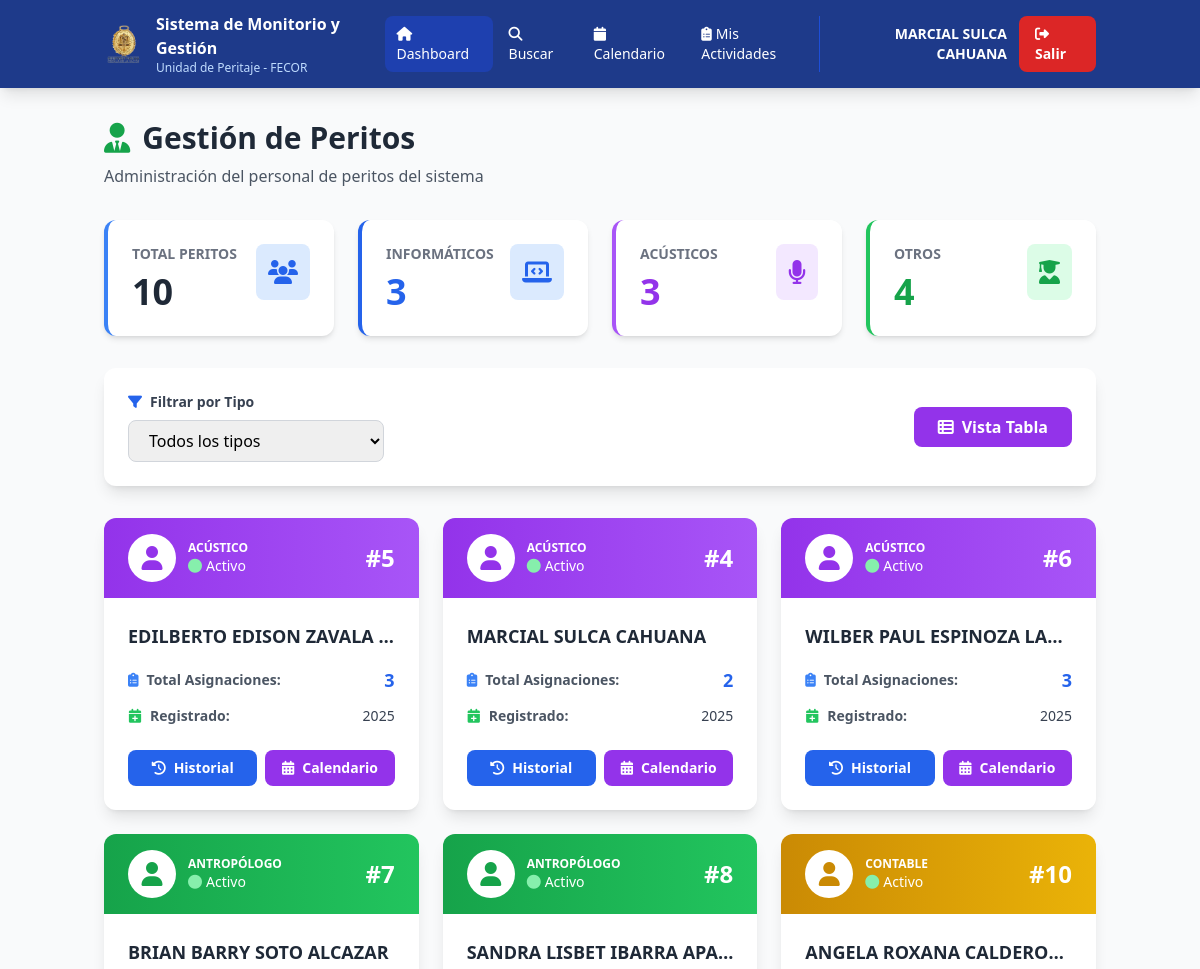
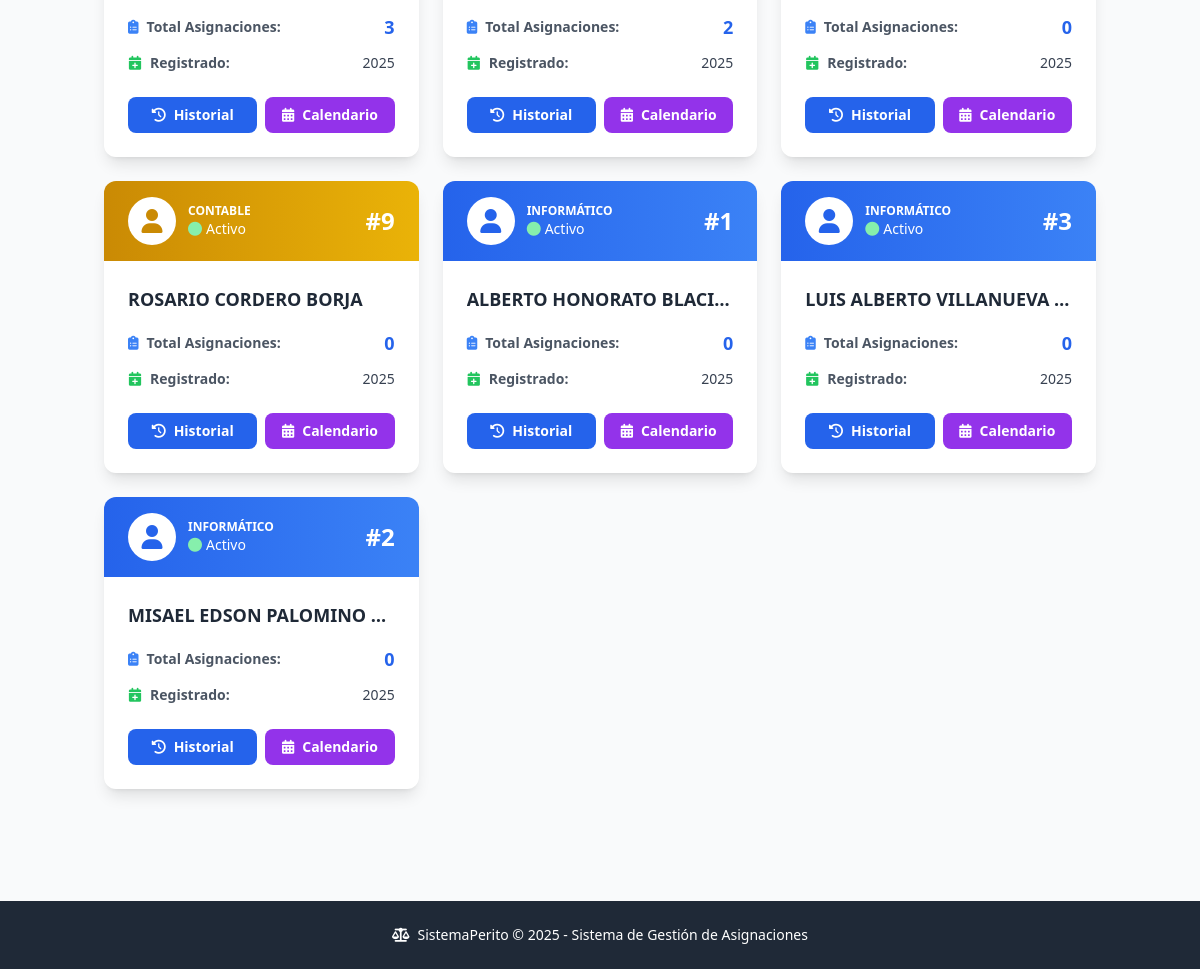
/peritos (signed in), run on the app's committed database (2 pictures, top to bottom).
### tables this page shows
CREATE TABLE peritos (
            id INTEGER PRIMARY KEY AUTOINCREMENT,
            nombre_completo TEXT NOT NULL,
            tipo TEXT NOT NULL,
            estado TEXT DEFAULT 'Activo',
            fecha_creacion TIMESTAMP DEFAULT CURRENT_TIMESTAMP
        );

### app.py (the view)
@app.route('/peritos')
@login_required  # ← AGREGAR
def peritos():
    conn = sqlite3.connect('database.db')
    cursor = conn.cursor()
    cursor.execute('SELECT * FROM peritos ORDER BY tipo, nombre_completo')
    peritos_list = []
    for row in cursor.fetchall():
        cursor.execute('SELECT COUNT(*) FROM asignaciones WHERE perito_id = ?', (row[0],))
        total_asignaciones = cursor.fetchone()[0]
        peritos_list.append({
            'id': row[0],
            'nombre': row[1],
            'tipo': row[2],
            'estado': row[3],
            'total_asignaciones': total_asignaciones
        })
    conn.close()
    return render_template('core/peritos.html', peritos=peritos_list)

### app.py (called while the page is built)
def login_required(f):
    @wraps(f)
    def decorated_function(*args, **kwargs):
        if 'usuario_id' not in session:
            return redirect(url_for('login'))
        return f(*args, **kwargs)
    return decorated_function

### templates/core/peritos.html (shortened to what this page needs)
<!DOCTYPE html>
<html lang="es">
<head>
    <script src="https://cdn.tailwindcss.com"></script>
    <link rel="stylesheet" href="https://cdnjs.cloudflare.com/ajax/libs/font-awesome/6.4.0/css/all.min.css">
</head>
<body class="bg-gray-50">
    <nav class="bg-blue-900 text-white shadow-lg">
        <div class="container mx-auto px-4">
            <div class="flex justify-between items-center py-3">
                <div class="flex items-center space-x-3">
                    <img src="{{ url_for('static', filename='imagenes/logompo.png') }}" alt="Logo" class="w-10 h-10 object-contain">
                    <div class="hidden md:block">
                        <h1 class="text-lx font-bold">Sistema de Monitorio y Gestión</h1>
                        <p class="text-xs text-blue-200">Unidad de Peritaje - FECOR</p>
                    </div>
                </div>
                <div class="flex items-center space-x-1">
                    <a href="/" class="px-3 py-2 bg-blue-800 rounded-lg hover:bg-blue-700 transition text-sm">
                        <i class="fas fa-home mr-1"></i>Dashboard
                    </a>
                    <a href="/buscar" class="px-3 py-2 rounded-lg hover:bg-blue-800 transition text-sm">
                        <i class="fas fa-search mr-1"></i>Buscar
                    </a>
                    <a href="/calendario" class="px-3 py-2 rounded-lg hover:bg-blue-800 transition text-sm">
                        <i class="fas fa-calendar mr-1"></i>Calendario
                    </a>
                    {% if session.rol == 'perito' %}
                    <a href="/mis-actividades" class="px-3 py-2 rounded-lg hover:bg-blue-800 transition text-sm">
                        <i class="fas fa-clipboard-list mr-1"></i>Mis Actividades
                    </a>
                    {% endif %}
                </div>
                <div class="flex items-center space-x-3 border-l border-blue-700 pl-4">
                    <div class="text-right hidden md:block">
                        <p class="text-sm font-semibold">{{ session.nombre_completo or session.usuario }}</p>
                    </div>
                    <a href="/logout" class="px-4 py-2 bg-red-600 rounded-lg hover:bg-red-700 transition text-sm font-semibold">
                        <i class="fas fa-sign-out-alt mr-1"></i>Salir
                    </a>
                </div>
            </div>
        </div>
    </nav>
    <div class="container mx-auto px-4 py-8">
        <div class="mb-8 fade-in">
            <h2 class="text-3xl font-bold text-gray-800 mb-2">
                <i class="fas fa-user-tie text-green-600 mr-3"></i>Gestión de Peritos
            </h2>
            <p class="text-gray-600">Administración del personal de peritos del sistema</p>
        </div>
        <div class="grid grid-cols-1 md:grid-cols-4 gap-6 mb-8">
            <div class="bg-white rounded-xl shadow-md p-6 border-l-4 border-blue-500 fade-in">
                <div class="flex justify-between items-start">
                    <div>
                        <p class="text-gray-500 text-sm font-semibold uppercase">Total Peritos</p>
                        <p class="text-4xl font-bold text-gray-800 mt-2" id="totalPeritos">{{ peritos|length }}</p>
                    </div>
                    <div class="bg-blue-100 p-3 rounded-lg">
                        <i class="fas fa-users text-2xl text-blue-600"></i>
                    </div>
                </div>
            </div>
            <div class="bg-white rounded-xl shadow-md p-6 border-l-4 border-blue-600 fade-in" style="animation-delay: 0.1s">
                <div class="flex justify-between items-start">
                    <div>
                        <p class="text-gray-500 text-sm font-semibold uppercase">Informáticos</p>
                        <p class="text-4xl font-bold text-blue-600 mt-2" id="totalInformaticos">0</p>
                    </div>
                    <div class="bg-blue-100 p-3 rounded-lg">
                        <i class="fas fa-laptop-code text-2xl text-blue-600"></i>
                    </div>
                </div>
            </div>
            <div class="bg-white rounded-xl shadow-md p-6 border-l-4 border-purple-500 fade-in" style="animation-delay: 0.2s">
                <div class="flex justify-between items-start">
                    <div>
                        <p class="text-gray-500 text-sm font-semibold uppercase">Acústicos</p>
                        <p class="text-4xl font-bold text-purple-600 mt-2" id="totalAcusticos">0</p>
                    </div>
                    <div class="bg-purple-100 p-3 rounded-lg">
                        <i class="fas fa-microphone text-2xl text-purple-600"></i>
                    </div>
                </div>
            </div>
            <div class="bg-white rounded-xl shadow-md p-6 border-l-4 border-green-500 fade-in" style="animation-delay: 0.3s">
                <div class="flex justify-between items-start">
                    <div>
                        <p class="text-gray-500 text-sm font-semibold uppercase">Otros</p>
                        <p class="text-4xl font-bold text-green-600 mt-2" id="totalOtros">0</p>
                    </div>
                    <div class="bg-green-100 p-3 rounded-lg">
                        <i class="fas fa-user-graduate text-2xl text-green-600"></i>
                    </div>
                </div>
            </div>
        </div>
        <div class="bg-white rounded-xl shadow-lg p-6 mb-8 fade-in">
            <div class="flex flex-col md:flex-row justify-between items-start md:items-center space-y-4 md:space-y-0">
                <div class="flex-1 w-full md:w-auto">
                    <label class="block text-sm font-semibold text-gray-700 mb-2">
                        <i class="fas fa-filter text-blue-600 mr-2"></i>Filtrar por Tipo
                    </label>
                    <select id="filtroTipo"
                            onchange="filtrarPeritos()"
                            class="w-full md:w-64 px-4 py-2 border border-gray-300 rounded-lg focus:ring-2 focus:ring-blue-500 transition">
                        <option value="">Todos los tipos</option>
                    </select>
                </div>
                <div class="flex space-x-3">
                    <button onclick="toggleVista()"
                            id="btnVista"
                            class="px-6 py-2 bg-purple-600 text-white font-semibold rounded-lg hover:bg-purple-700 transition">
                        <i class="fas fa-th-list mr-2"></i>Vista Tabla
                    </button>
                </div>
            </div>
        </div>
        <div id="vistaCards" class="grid grid-cols-1 md:grid-cols-2 lg:grid-cols-3 gap-6 mb-8">
            {% for perito in peritos %}
            <div class="perito-card bg-white rounded-xl shadow-lg overflow-hidden fade-in perito-item"
                 data-tipo="{{ perito.tipo }}"
                 style="animation-delay: {{ loop.index * 0.05 }}s">
                <div class="bg-gradient-to-r
                    {% if perito.tipo == 'Informático' %}from-blue-600 to-blue-500
                    {% elif perito.tipo == 'Acústico' %}from-purple-600 to-purple-500
                    {% elif perito.tipo == 'Antropólogo' %}from-green-600 to-green-500
                    {% else %}from-yellow-600 to-yellow-500{% endif %}
                    px-6 py-4">
                    <div class="flex items-center justify-between">
                        <div class="flex items-center space-x-3">
                            <div class="w-12 h-12 bg-white rounded-full flex items-center justify-center">
                                <i class="fas fa-user text-2xl
                                    {% if perito.tipo == 'Informático' %}text-blue-600
                                    {% elif perito.tipo == 'Acústico' %}text-purple-600
                                    {% elif perito.tipo == 'Antropólogo' %}text-green-600
                                    {% else %}text-yellow-600{% endif %}"></i>
                            </div>
                            <div>
                                <p class="text-white text-xs font-semibold uppercase">{{ perito.tipo }}</p>
                                <p class="text-white text-sm">
                                    {% if perito.estado == 'Activo' %}
                                        <i class="fas fa-circle text-green-300 mr-1"></i>Activo
                                    {% else %}
                                        <i class="fas fa-circle text-red-300 mr-1"></i>Inactivo
                                    {% endif %}
                                </p>
                            </div>
                        </div>
                        <div class="text-white text-2xl font-bold">
                            #{{ perito.id }}
                        </div>
                    </div>
                </div>
                <div class="p-6">
                    <h3 class="text-lg font-bold text-gray-800 mb-4 truncate" title="{{ perito.nombre }}">
                        {{ perito.nombre }}
                    </h3>
                    <div class="space-y-3">
                        <div class="flex justify-between items-center">
                            <span class="text-sm text-gray-600 font-semibold">
                                <i class="fas fa-clipboard-list text-blue-500 mr-2"></i>Total Asignaciones:
                            </span>
                            <span class="text-lg font-bold text-blue-600">{{ perito.total_asignaciones }}</span>
                        </div>
                        <div class="flex justify-between items-center">
                            <span class="text-sm text-gray-600 font-semibold">
                                <i class="fas fa-calendar-plus text-green-500 mr-2"></i>Registrado:
                            </span>
                            <span class="text-sm text-gray-700">{{ perito.fecha_creacion or '2025' }}</span>
                        </div>
                    </div>
                    <div class="mt-6 flex space-x-2">
                        <button onclick="verHistorial({{ perito.id }}, '{{ perito.nombre }}')"
                                class="flex-1 px-4 py-2 bg-blue-600 text-white rounded-lg hover:bg-blue-700 transition text-sm font-semibold">
                            <i class="fas fa-history mr-2"></i>Historial
                        </button>
                        <button onclick="verCalendario({{ perito.id }}, '{{ perito.nombre }}')"
                                class="flex-1 px-4 py-2 bg-purple-600 text-white rounded-lg hover:bg-purple-700 transition text-sm font-semibold">
                            <i class="fas fa-calendar-alt mr-2"></i>Calendario
                        </button>
                    </div>
                </div>
            </div>
            {% endfor %}
        </div>
    </div>
    <footer class="bg-gray-800 text-white mt-12 py-6">
        <div class="container mx-auto px-4 text-center">
            <p class="text-sm">
                <i class="fas fa-balance-scale mr-2"></i>SistemaPerito © 2025 - Sistema de Gestión de Asignaciones
            </p>
        </div>
    </footer>
</body>
</html>

### templates/core/peritos.html (style rules this page uses)
.fade-in { animation: fadeIn 0.5s ease-out; }
.perito-card { transition: all 0.3s ease; }

### data on the page
peritos: nombre_completo "MARCIAL SULCA CAHUANA", tipo "ACÚSTICO", estado "Activo" (drawn), id "4", nombre "MARCIAL SULCA CAHUANA", total_asignaciones "2", fecha_creacion "2025"
peritos: tipo "ACÚSTICO", estado "Activo" (drawn), id "5", nombre "EDILBERTO EDISON ZAVALA…", total_asignaciones "3", fecha_creacion "2025"
peritos: tipo "ACÚSTICO", estado "Activo" (drawn), id "6", nombre "WILBER PAUL ESPINOZA LA…", total_asignaciones "3", fecha_creacion "2025"
peritos: tipo "ANTROPÓLOGO", estado "Activo" (drawn), id "7", nombre "BRIAN BARRY SOTO ALCAZAR", total_asignaciones "3", fecha_creacion "2025"
peritos: tipo "ANTROPÓLOGO", estado "Activo" (drawn), id "8", nombre "SANDRA LISBET IBARRA APA…", total_asignaciones "2", fecha_creacion "2025"
peritos: tipo "CONTABLE", estado "Activo" (drawn), id "10", nombre "ANGELA ROXANA CALDERO…", total_asignaciones "0", fecha_creacion "2025"
peritos: tipo "CONTABLE", estado "Activo" (drawn), id "9", nombre "ROSARIO CORDERO BORJA", total_asignaciones "0", fecha_creacion "2025"
peritos: tipo "INFORMÁTICO", estado "Activo" (drawn), id "1", nombre "ALBERTO HONORATO BLACI…", total_asignaciones "0", fecha_creacion "2025"
peritos: tipo "INFORMÁTICO", estado "Activo" (drawn), id "3", nombre "LUIS ALBERTO VILLANUEVA…", total_asignaciones "0", fecha_creacion "2025"
peritos: tipo "INFORMÁTICO", estado "Activo" (drawn), id "2", nombre "MISAEL EDSON PALOMINO…", total_asignaciones "0", fecha_creacion "2025"

### other printed values
{{ peritos|length }} "10"
